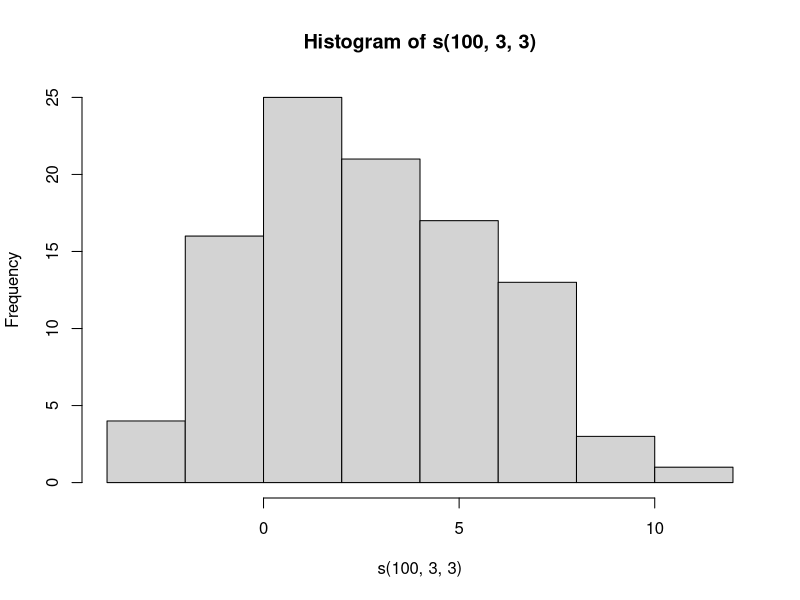

Write the R code that produced this figure.
# Vector
x <- vector("character",10)
x1 <- 1:4
x2 <- c(1,2,3,4)
x3 <- c(TRUE,10,"a")
x4 <- c("a","b","c")
as.numeric(x4)
as.logical()
as.character()
class(x1)
names(x1) <- c("a","b","c","d")

# Matrix
x <- matrix(1:6,nrow = 3,ncol = 2)
dim(x)
attributes(x)
y <- 1:6
dim(y) <- c(3,2)
rbind(y,x)
cbind(x,y)

#Array
x <- array(1:24,dim = c(4,6))
x1 <- array(1:24,dim = c(2,3,4))

#List 
l <- list("duan",10,TRUE)
l2 <- list(a=1,b=2,c=3)
x <- matrix(1:6,2,3)
dimnames(x) <- list(c("a","b"),c("c","d","e"))

#Factoe
x <- factor(c("female","female","male","male","female"))
x <- factor(c("female","female","male","male","female"),levels = c("male","female"))
table(x)
class(unclass(x))

#Missing value
x <- c(1,NA,2,NaN)
is.na(x)
is.nan(x)

#Data frame
df <- data.frame(id = c(1,2,3,4),name = c("a","b","c","d"),gender = c(TRUE,FALSE,TRUE,TRUE))
nrow(df)
ncol(df)

#Date and time
x <- date()
class(x)
x2 <- Sys.Date()
x3 <- as.Date("2014-10-11")
weekdays(x3)
months(x3)
quarters(x3)
julian(x3)
x4 <- as.Date("1999-05-24")
x2-x4

#Subsetting List
x <- list(id= 1:4,height = 170,gender = "male")
x[1]
x[[1]]
x$height
x[c(1,2)]
y <- "id"
x[["id"]]
x[[y]]

#Missing value
x <- c(1,NA,2,NA)
is.na(x)
x[!is.na(x)]
y <- c(NA,2,3,NA)
z <- complete.cases(x,y)
x[z]
y[z]

#example
library(datasets)
head(airquality)
g <- complete.cases(airquality)
airquality[g,][1:10,]
airquality[g,]

#Vectorized
x <- 1:5
y <- 6:10
x + y
x/y
x*y
x <- matrix(1:4,2,2)
y <- matrix(rep(2,4),2,2)
x*y
x/y
x %*% y

#lapply
str(lapply)
x <- list(a = 1:10,b=c(11,21,31,41,51))
lapply(x, mean)
x <- 1:4
lapply(x,runif,0,100)

x <- list(a = matrix(1:6,2,3),b = matrix(4:7,2,2))
lapply(x,function(a) a[1,])

#sapply
x <- list(a = 1:10,b=c(11,21,31,41,51))
z <- sapply(x, mean)

#apply
x <- matrix(1:16,4,4)
apply(x,2,mean)
rowSums(x)
colMeans(x)
x <- matrix(rnorm(100),10,10)
apply(x,1,quantile,probs=c(0.25,0.75))
x <- array(rnorm(2*3*4),c(2,3,4))
apply(x,c(1,2),mean)
apply(x,c(1,3),mean)

#mapply
x <- list(rep(1,4),rep(2,3),rep(3,2),rep(4,1))
mapply(rep,1:4,4:1)

s <- function(n,mean,std){
  rnorm(n,mean,std)
}
hist(s(100,3,3))
mapply(s, 1:5, 5:1, 2)

#tapply
str(tapply)
x <- c(rnorm(5), runif(5), rnorm(5,1))    
f <- gl(3,5)

tapply(x,f,mean,simplify = T)

#split
x <- c(rnorm(5), runif(5), rnorm(5,1))
f <- gl(3,5)
split(x,f)
sapply(split(x,f), mean)
head(airquality)
s <- split(airquality,airquality$Month)
table(airquality$Month)
lapply(s, function(x) colMeans(x[,c("Ozone", "Wind", "Temp")]))

sapply(s, function(x) colMeans(x[,c("Ozone", "Wind", "Temp")],na.rm = TRUE))

#sort and order
x <- data.frame(v1 = 1:5, v2 = c(10,7,9,6,8), v3 = 11:15, v4 = c(1,1,2,2,1))
sort(x$v2)
sort(x$v2, decreasing = TRUE)

order(x$v2)
x[order(x$v2),]
x[order(x$v4,x$v3,decreasing = TRUE),]

#sumarize data
head(airquality,10)
tail(airquality,20)
str(head)

summary(airquality)
str(airquality)

table(airquality$Ozone, useNA = "ifany")
table(airquality$Month, airquality$Day)
any(is.na(airquality$Ozone))
sum(is.na(airquality$Ozone))
all(airquality$Month<12)
titanic <- as.data.frame(Titanic)
head(titanic)
dim(titanic)
tail(titanic)
summary(titanic)

x<-xtabs(Freq~Class + Age, data = titanic)
ftable(x)
print(object.size(airquality), units = "Kb")

